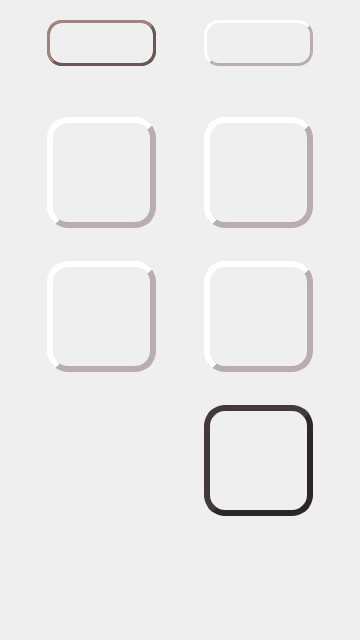
<?xml version="1.0" encoding="UTF-8"?>
<ui version="4.0">
 <class>MainWindow</class>
 <widget class="QMainWindow" name="MainWindow">
  <property name="geometry">
   <rect>
    <x>0</x>
    <y>0</y>
    <width>360</width>
    <height>640</height>
   </rect>
  </property>
  <property name="minimumSize">
   <size>
    <width>360</width>
    <height>640</height>
   </size>
  </property>
  <property name="maximumSize">
   <size>
    <width>360</width>
    <height>640</height>
   </size>
  </property>
  <property name="windowTitle">
   <string>MainWindow</string>
  </property>
  <widget class="QWidget" name="centralWidget">
   <property name="styleSheet">
    <string notr="true">QWidget#centralWidget {
	background-image: 		url(:/backgrounds/images/woodBackground.png);
}</string>
   </property>
   <widget class="QPushButton" name="addButton">
    <property name="geometry">
     <rect>
      <x>203</x>
      <y>20</y>
      <width>111</width>
      <height>46</height>
     </rect>
    </property>
    <property name="minimumSize">
     <size>
      <width>111</width>
      <height>46</height>
     </size>
    </property>
    <property name="maximumSize">
     <size>
      <width>111</width>
      <height>46</height>
     </size>
    </property>
    <property name="autoFillBackground">
     <bool>false</bool>
    </property>
    <property name="styleSheet">
     <string notr="true">QPushButton#addButton {
	height: 44px;
	width: 4px;
    font: 1em;
    margin: 0 1px 0 1px;
    color: white;
    background-color: qlineargradient(x1: 0, y1: 0, x2: 0, y2: 1,
                                      stop: 0 #9ac51b, stop: 1 #739414);
    border-style: outset;
     border-radius: 15px;
    border-width: 3px;
  border-color: #b9aead;
}
 
QPushButton#addButton:pressed {
    background-color: qlineargradient(x1: 0, y1: 0, x2: 0, y2: 1,
                                      stop: 0 #739414, stop: 1 #9ac51b);
}</string>
    </property>
    <property name="text">
     <string/>
    </property>
    <property name="icon">
     <iconset resource="images.qrc">
      <normaloff>:/icon/images/addIcon.png</normaloff>:/icon/images/addIcon.png</iconset>
    </property>
    <property name="iconSize">
     <size>
      <width>28</width>
      <height>28</height>
     </size>
    </property>
    <property name="flat">
     <bool>true</bool>
    </property>
   </widget>
   <widget class="QPushButton" name="menuButton">
    <property name="geometry">
     <rect>
      <x>46</x>
      <y>20</y>
      <width>111</width>
      <height>46</height>
     </rect>
    </property>
    <property name="sizePolicy">
     <sizepolicy hsizetype="Minimum" vsizetype="Fixed">
      <horstretch>50</horstretch>
      <verstretch>50</verstretch>
     </sizepolicy>
    </property>
    <property name="minimumSize">
     <size>
      <width>111</width>
      <height>46</height>
     </size>
    </property>
    <property name="maximumSize">
     <size>
      <width>111</width>
      <height>46</height>
     </size>
    </property>
    <property name="autoFillBackground">
     <bool>false</bool>
    </property>
    <property name="styleSheet">
     <string notr="true">#menuButton {
	height: 44px;
	width: 4px;
    font: 1em;
    margin: 0 1px 0 1px;
    color: white;
 background-color: qlineargradient(x1: 0, y1: 0, x2: 0, y2: 1,
                                      stop: 0 #8f7572, stop: 1 #6b5855);
    border-style: outset;
    border-radius: 15px;
    border-width: 3px;
    border-color: #6b5855;
}
 
#menuButton:pressed {
 background-color: qlineargradient(x1: 0, y1: 0, x2: 0, y2: 1,
                                      stop: 0 #6b5855, stop: 1 #8f7572);
}</string>
    </property>
    <property name="text">
     <string/>
    </property>
    <property name="icon">
     <iconset resource="images.qrc">
      <normaloff>:/menu/images/openMenu.png</normaloff>:/menu/images/openMenu.png</iconset>
    </property>
    <property name="iconSize">
     <size>
      <width>28</width>
      <height>28</height>
     </size>
    </property>
    <property name="flat">
     <bool>true</bool>
    </property>
   </widget>
   <widget class="QWidget" name="menuWidget" native="true">
    <property name="enabled">
     <bool>true</bool>
    </property>
    <property name="geometry">
     <rect>
      <x>0</x>
      <y>0</y>
      <width>360</width>
      <height>640</height>
     </rect>
    </property>
    <property name="minimumSize">
     <size>
      <width>0</width>
      <height>0</height>
     </size>
    </property>
    <property name="styleSheet">
     <string notr="true">QWidget#menuWidget {
	background-image: url(:/backgrounds/images/menu_bg);
	background-attachment: fixed;
}</string>
    </property>
    <widget class="QPushButton" name="delButton_menu">
     <property name="geometry">
      <rect>
       <x>46</x>
       <y>117</y>
       <width>111</width>
       <height>111</height>
      </rect>
     </property>
     <property name="layoutDirection">
      <enum>Qt::LeftToRight</enum>
     </property>
     <property name="autoFillBackground">
      <bool>false</bool>
     </property>
     <property name="styleSheet">
      <string notr="true">QPushButton {
	height: 111px;
	width: 111px;
    font: 1em;
    margin: 0 1px 0 1px;
    color: white;
    background-color: qlineargradient(x1: 0, y1: 0, x2: 0, y2: 1,
                                      stop: 0 #d03f3b, stop: 1 #9c2f2c);
    border-style: outset;
    border-radius: 21px;
    border-width: 6px;
    border-color: #b9aead;
}

QPushButton:pressed {
    background-color: qlineargradient(x1: 0, y1: 0, x2: 0, y2: 1,
                                      stop: 0 #9c2f2c, stop: 1 #d03f3b);
}
</string>
     </property>
     <property name="text">
      <string/>
     </property>
     <property name="icon">
      <iconset resource="images.qrc">
       <normaloff>:/icon/images/delIcon.png</normaloff>:/icon/images/delIcon.png</iconset>
     </property>
     <property name="iconSize">
      <size>
       <width>69</width>
       <height>69</height>
      </size>
     </property>
     <property name="flat">
      <bool>true</bool>
     </property>
    </widget>
    <widget class="QPushButton" name="addButton_menu">
     <property name="geometry">
      <rect>
       <x>203</x>
       <y>117</y>
       <width>111</width>
       <height>111</height>
      </rect>
     </property>
     <property name="layoutDirection">
      <enum>Qt::LeftToRight</enum>
     </property>
     <property name="autoFillBackground">
      <bool>false</bool>
     </property>
     <property name="styleSheet">
      <string notr="true">QPushButton {
	height: 111px;
	width: 111px;
    font: 1em;
    margin: 0 1px 0 1px;
    color: white;
    background-color: qlineargradient(x1: 0, y1: 0, x2: 0, y2: 1,
                                      stop: 0 #9ac51b, stop: 1 #739414);
    border-style: outset;
    border-radius: 21px;
    border-width: 6px;
    border-color: #b9aead;
}

QPushButton:pressed {
    background-color: qlineargradient(x1: 0, y1: 0, x2: 0, y2: 1,
                                      stop: 0 #739414, stop: 1 #9ac51b);
}</string>
     </property>
     <property name="text">
      <string/>
     </property>
     <property name="icon">
      <iconset resource="images.qrc">
       <normaloff>:/icon/images/addIcon.png</normaloff>:/icon/images/addIcon.png</iconset>
     </property>
     <property name="iconSize">
      <size>
       <width>69</width>
       <height>69</height>
      </size>
     </property>
     <property name="flat">
      <bool>true</bool>
     </property>
    </widget>
    <widget class="QPushButton" name="sendButton_menu">
     <property name="geometry">
      <rect>
       <x>46</x>
       <y>261</y>
       <width>111</width>
       <height>111</height>
      </rect>
     </property>
     <property name="layoutDirection">
      <enum>Qt::LeftToRight</enum>
     </property>
     <property name="autoFillBackground">
      <bool>false</bool>
     </property>
     <property name="styleSheet">
      <string notr="true">QPushButton {
	height: 111px;
	width: 111px;
    font: 1em;
    margin: 0 1px 0 1px;
    color: white;
    background-color: qlineargradient(x1: 0, y1: 0, x2: 0, y2: 1,
                                      stop: 0 #ffbd31, stop: 1 #bf8e25);
    border-style: outset;
    border-radius: 21px;
    border-width: 6px;
    border-color: #b9aead;
}

QPushButton:pressed {
    background-color: qlineargradient(x1: 0, y1: 0, x2: 0, y2: 1,
                                      stop: 0 #bf8e25, stop: 1 #ffbd31);
}

</string>
     </property>
     <property name="text">
      <string/>
     </property>
     <property name="icon">
      <iconset resource="images.qrc">
       <normaloff>:/icon/images/sendIcon.png</normaloff>:/icon/images/sendIcon.png</iconset>
     </property>
     <property name="iconSize">
      <size>
       <width>69</width>
       <height>69</height>
      </size>
     </property>
     <property name="flat">
      <bool>true</bool>
     </property>
    </widget>
    <widget class="QPushButton" name="helpButton_menu">
     <property name="geometry">
      <rect>
       <x>203</x>
       <y>261</y>
       <width>111</width>
       <height>111</height>
      </rect>
     </property>
     <property name="layoutDirection">
      <enum>Qt::LeftToRight</enum>
     </property>
     <property name="autoFillBackground">
      <bool>false</bool>
     </property>
     <property name="styleSheet">
      <string notr="true">QPushButton {
	height: 111px;
	width: 111px;
    font: 1em;
    margin: 0 1px 0 1px;
    color: white;
    background-color: qlineargradient(x1: 0, y1: 0, x2: 0, y2: 1,
                                      stop: 0 #3741ac, stop: 1 #293181);
    border-style: outset;
    border-radius: 21px;
    border-width: 6px;
    border-color: #b9aead;
}

QPushButton:pressed {
    background-color: qlineargradient(x1: 0, y1: 0, x2: 0, y2: 1,
                                      stop: 0 #293181, stop: 1 #3741ac);
}</string>
     </property>
     <property name="text">
      <string/>
     </property>
     <property name="icon">
      <iconset resource="images.qrc">
       <normaloff>:/icon/images/helpIcon.png</normaloff>:/icon/images/helpIcon.png</iconset>
     </property>
     <property name="iconSize">
      <size>
       <width>70</width>
       <height>70</height>
      </size>
     </property>
     <property name="flat">
      <bool>true</bool>
     </property>
    </widget>
    <widget class="QPushButton" name="menuCloseButton">
     <property name="geometry">
      <rect>
       <x>46</x>
       <y>20</y>
       <width>111</width>
       <height>46</height>
      </rect>
     </property>
     <property name="sizePolicy">
      <sizepolicy hsizetype="Minimum" vsizetype="Fixed">
       <horstretch>50</horstretch>
       <verstretch>50</verstretch>
      </sizepolicy>
     </property>
     <property name="minimumSize">
      <size>
       <width>111</width>
       <height>46</height>
      </size>
     </property>
     <property name="maximumSize">
      <size>
       <width>111</width>
       <height>46</height>
      </size>
     </property>
     <property name="autoFillBackground">
      <bool>false</bool>
     </property>
     <property name="styleSheet">
      <string notr="true">#menuCloseButton {
	height: 44px;
	width: 4px;
    font: 1em;
    margin: 0 1px 0 1px;
    color: white;
 background-color: qlineargradient(x1: 0, y1: 0, x2: 0, y2: 1,
                                      stop: 0 #8f7572, stop: 1 #6b5855);
    border-style: outset;
    border-radius: 15px;
    border-width: 3px;
    border-color: #6b5855;
}
 
#menuCloseButton:pressed {
 background-color: qlineargradient(x1: 0, y1: 0, x2: 0, y2: 1,
                                      stop: 0 #6b5855, stop: 1 #8f7572);
}</string>
     </property>
     <property name="text">
      <string/>
     </property>
     <property name="icon">
      <iconset resource="images.qrc">
       <normaloff>:/menu/images/closeMenu.png</normaloff>:/menu/images/closeMenu.png</iconset>
     </property>
     <property name="iconSize">
      <size>
       <width>28</width>
       <height>28</height>
      </size>
     </property>
     <property name="flat">
      <bool>true</bool>
     </property>
    </widget>
    <widget class="QPushButton" name="quitButton_menu">
     <property name="geometry">
      <rect>
       <x>203</x>
       <y>405</y>
       <width>111</width>
       <height>111</height>
      </rect>
     </property>
     <property name="layoutDirection">
      <enum>Qt::LeftToRight</enum>
     </property>
     <property name="autoFillBackground">
      <bool>false</bool>
     </property>
     <property name="styleSheet">
      <string notr="true">QPushButton {
	height: 111px;
	width: 111px;
    font: 1em;
    margin: 0 1px 0 1px;
    color: white;
    background-color: qlineargradient(x1: 0, y1: 0, x2: 0, y2: 1,
                                      stop: 0 #594d4d, stop: 1 #473a39);
    border-style: outset;
    border-radius: 21px;
    border-width: 6px;
    border-color: #2c2626;
}

QPushButton:pressed {
    background-color: qlineargradient(x1: 0, y1: 0, x2: 0, y2: 1,
                                      stop: 0 #473a39, stop: 1 #594d4d);
}</string>
     </property>
     <property name="text">
      <string/>
     </property>
     <property name="icon">
      <iconset resource="images.qrc">
       <normaloff>:/icon/images/closeIcon.png</normaloff>:/icon/images/closeIcon.png</iconset>
     </property>
     <property name="iconSize">
      <size>
       <width>69</width>
       <height>69</height>
      </size>
     </property>
     <property name="flat">
      <bool>true</bool>
     </property>
    </widget>
   </widget>
   <widget class="QScrollArea" name="scrollArea">
    <property name="geometry">
     <rect>
      <x>0</x>
      <y>91</y>
      <width>360</width>
      <height>550</height>
     </rect>
    </property>
    <property name="sizePolicy">
     <sizepolicy hsizetype="Fixed" vsizetype="Expanding">
      <horstretch>0</horstretch>
      <verstretch>1</verstretch>
     </sizepolicy>
    </property>
    <property name="minimumSize">
     <size>
      <width>360</width>
      <height>550</height>
     </size>
    </property>
    <property name="sizeIncrement">
     <size>
      <width>150</width>
      <height>150</height>
     </size>
    </property>
    <property name="baseSize">
     <size>
      <width>343</width>
      <height>550</height>
     </size>
    </property>
    <property name="font">
     <font>
      <kerning>false</kerning>
     </font>
    </property>
    <property name="styleSheet">
     <string notr="true">QScrollArea{
	background-color: transparent;
}</string>
    </property>
    <property name="frameShape">
     <enum>QFrame::NoFrame</enum>
    </property>
    <property name="frameShadow">
     <enum>QFrame::Plain</enum>
    </property>
    <property name="lineWidth">
     <number>0</number>
    </property>
    <property name="verticalScrollBarPolicy">
     <enum>Qt::ScrollBarAlwaysOff</enum>
    </property>
    <property name="horizontalScrollBarPolicy">
     <enum>Qt::ScrollBarAlwaysOff</enum>
    </property>
    <property name="widgetResizable">
     <bool>true</bool>
    </property>
    <property name="alignment">
     <set>Qt::AlignJustify|Qt::AlignTop</set>
    </property>
    <widget class="QWidget" name="scrollAreaWidget">
     <property name="geometry">
      <rect>
       <x>0</x>
       <y>0</y>
       <width>360</width>
       <height>550</height>
      </rect>
     </property>
     <property name="sizePolicy">
      <sizepolicy hsizetype="Ignored" vsizetype="Expanding">
       <horstretch>0</horstretch>
       <verstretch>1</verstretch>
      </sizepolicy>
     </property>
     <property name="minimumSize">
      <size>
       <width>343</width>
       <height>550</height>
      </size>
     </property>
     <property name="sizeIncrement">
      <size>
       <width>0</width>
       <height>0</height>
      </size>
     </property>
     <property name="baseSize">
      <size>
       <width>0</width>
       <height>0</height>
      </size>
     </property>
     <property name="autoFillBackground">
      <bool>false</bool>
     </property>
     <property name="styleSheet">
      <string notr="true">QWidget{
	background-color: transparent;
}</string>
     </property>
     <widget class="QWidget" name="noteWidget" native="true">
      <property name="geometry">
       <rect>
        <x>17</x>
        <y>0</y>
        <width>326</width>
        <height>560</height>
       </rect>
      </property>
      <property name="sizePolicy">
       <sizepolicy hsizetype="Fixed" vsizetype="Expanding">
        <horstretch>0</horstretch>
        <verstretch>1</verstretch>
       </sizepolicy>
      </property>
      <property name="minimumSize">
       <size>
        <width>326</width>
        <height>560</height>
       </size>
      </property>
      <property name="maximumSize">
       <size>
        <width>16777215</width>
        <height>16777215</height>
       </size>
      </property>
      <property name="sizeIncrement">
       <size>
        <width>0</width>
        <height>0</height>
       </size>
      </property>
      <property name="baseSize">
       <size>
        <width>0</width>
        <height>0</height>
       </size>
      </property>
      <property name="layoutDirection">
       <enum>Qt::LeftToRight</enum>
      </property>
      <property name="styleSheet">
       <string notr="true"/>
      </property>
      <layout class="QGridLayout" name="gridLayout_2" rowstretch="0" columnstretch="0">
       <property name="sizeConstraint">
        <enum>QLayout::SetDefaultConstraint</enum>
       </property>
       <property name="margin">
        <number>2</number>
       </property>
       <property name="spacing">
        <number>2</number>
       </property>
      </layout>
     </widget>
    </widget>
   </widget>
   <widget class="QWidget" name="softSlide" native="true">
    <property name="geometry">
     <rect>
      <x>0</x>
      <y>88</y>
      <width>360</width>
      <height>13</height>
     </rect>
    </property>
    <property name="font">
     <font>
      <pointsize>13</pointsize>
     </font>
    </property>
    <property name="styleSheet">
     <string notr="true">QWidget#softSlide {
	background-image: url(:/backgrounds/images/softSlide.png);
}</string>
    </property>
   </widget>
   <zorder>addButton</zorder>
   <zorder>menuButton</zorder>
   <zorder>scrollArea</zorder>
   <zorder>softSlide</zorder>
   <zorder>menuWidget</zorder>
  </widget>
 </widget>
 <layoutdefault spacing="6" margin="11"/>
 <resources>
  <include location="images.qrc"/>
 </resources>
 <connections/>
</ui>
